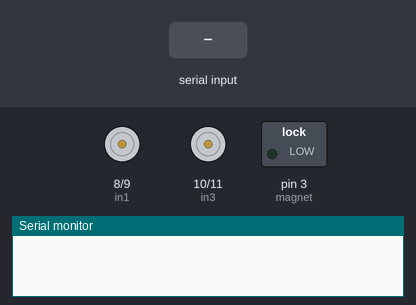
This sketch was run on a simulated Arduino Uno, built with avr-gcc and run on an emulated ATmega328P. Parts: motor-driver pin pairs drawn as motors (green arrow = first pin HIGH = forward, orange = second pin HIGH = backward, longer = more drive, scaled by the enable pin), switched loads named in the sketch (green lamp = pin HIGH), the last lines printed to the serial monitor. The inputs (shaded band) are chosen by the test bench.

Above: at 1.2 s.
1.3 s: byte 70 (70) received over Serial
At 1.9 s:
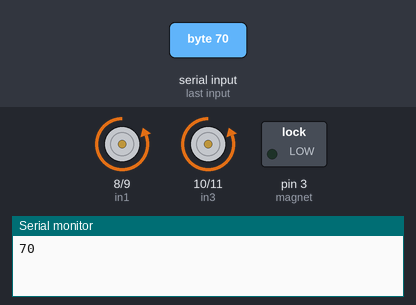
2.8 s: byte 82 (82) received over Serial
At 4.0 s:
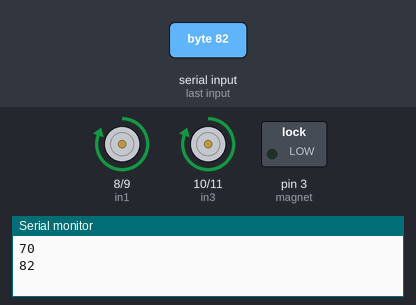
4.3 s: byte 76 (76) received over Serial
At 5.3 s:
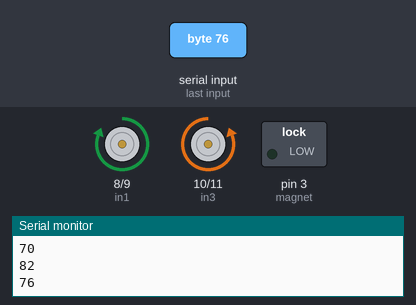
5.8 s: byte 83 (83) received over Serial
At 6.5 s:
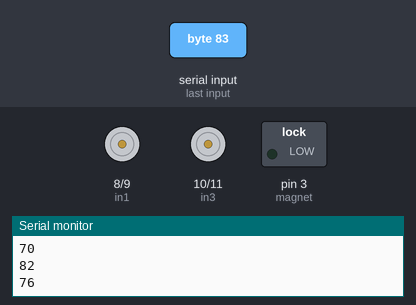
Timing chart, 0 to 8.3 s (numbered marks = the images above; inputs shaded):
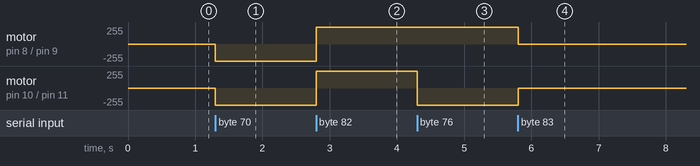

Measured:
- after the input at 1.3 s, motor on pin 8 (in1) / pin 9 (in2), motor on pin 10 (in3) / pin 11 (in4): stopped → backward 255/255 at once
- after the input at 2.8 s, motor on pin 8 (in1) / pin 9 (in2), motor on pin 10 (in3) / pin 11 (in4): backward 255/255 → forward 255/255 at once
- after the input at 4.3 s, motor on pin 10 (in3) / pin 11 (in4): forward 255/255 → backward 255/255 at once
- after the input at 5.8 s, motor on pin 8 (in1) / pin 9 (in2): forward 255/255 → stopped at once; motor on pin 10 (in3) / pin 11 (in4): backward 255/255 → stopped at once

The sketch:

Final.ino
```cpp
//#include <Servo.h>
//Servo myservo; // create servo object to control a servo
//int servoPos = 0;


// connect motor controller pins to Arduino digital pins
// motor one
int enA = 7;
int in1 = 8;
int in2 = 9;
// motor two
int in3 = 10;
int in4 = 11;
int enB = 12;
int motorSpeed = 150;

int magnet = 3;

void setup()
{
  pinMode(enA, OUTPUT);
  pinMode(enB, OUTPUT);
  pinMode(in1, OUTPUT);
  pinMode(in2, OUTPUT);
  pinMode(in3, OUTPUT);
  pinMode(in4, OUTPUT);

  pinMode(magnet, OUTPUT);
  //myservo.attach(5);

  Serial.begin(9600);
  Serial.setTimeout(100);
}

void loop()
{
  if(Serial.available()>0)//Checking is Serial data available
  {
    int input = Serial.read(); //Storing value of read data into variable assigned
      if(input != 83)
      {
        Serial.println(input);
      }
    switch(input)
    {
      case 48 : motorSpeed = 150;
      break;
      case 49 : motorSpeed = 160;
      break;
      case 50 : motorSpeed = 170;
      break;
      case 51 : motorSpeed = 180;
      break;
      case 52 : motorSpeed = 190;
      break;
      case 53 : motorSpeed = 200;
      break;
      case 54 : motorSpeed = 210;
      break;
      case 55 : motorSpeed = 220;
      break;
      case 56 : motorSpeed = 230;
      break;
      case 57 : motorSpeed = 240;
      break;
      case 113 : motorSpeed = 255;
      break;

      case 70 : moveF();
      break;
      case 82 : moveR();
      break;
      case 76 : moveL();
      break;
      case 66 : moveB();
      break;
      case 83 : stopAll();
      break;
      case 87 : armUp();
      break;
      case 119 : armUp();
      break;
      case 85 : armDown();
      break;
      case 117 : armDown();
      break;
      default : stopAll();
      break;
    }
  }
delay(1);

}


void armUp()
{
  digitalWrite(magnet, HIGH);
//  for (servoPos >= 0; servoPos <= 180; servoPos += 1)
//  {
//    myservo.write(servoPos);
//  }
}
void armDown()
{
  digitalWrite(magnet, LOW);
//  for (servoPos <= 180; servoPos >= 0; servoPos -= 1)
//  {
//  myservo.write(servoPos);
//  }
}


void moveF()
{
  digitalWrite(in1, LOW);
  digitalWrite(in2, HIGH);
  analogWrite(enA, motorSpeed);
  digitalWrite(in3, LOW);
  digitalWrite(in4, HIGH);
  analogWrite(enB, motorSpeed);
}

void moveB()
{
  digitalWrite(in1, HIGH);
  digitalWrite(in2, LOW);
  analogWrite(enA, motorSpeed);
  digitalWrite(in3, HIGH);
  digitalWrite(in4, LOW);
  analogWrite(enB, motorSpeed);
}

void moveR()
{
  analogWrite(enA, motorSpeed);
  analogWrite(enB, motorSpeed);
  digitalWrite(in1, HIGH);
  digitalWrite(in2, LOW);
  digitalWrite(in3, HIGH);
  digitalWrite(in4, LOW);
}

void moveL()
{
  analogWrite(enA, motorSpeed);
  analogWrite(enB, motorSpeed);
  digitalWrite(in1, HIGH);
  digitalWrite(in2, LOW);
  digitalWrite(in3, LOW);
  digitalWrite(in4, HIGH);
}

void stopAll()
{
  digitalWrite(in1, LOW);
  digitalWrite(in2, LOW);
  digitalWrite(in3, LOW);
  digitalWrite(in4, LOW);
}
```
